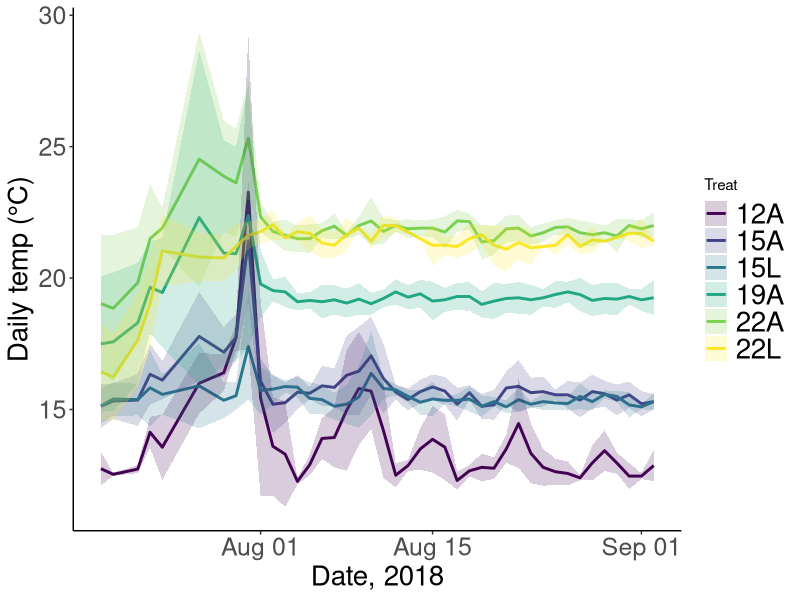
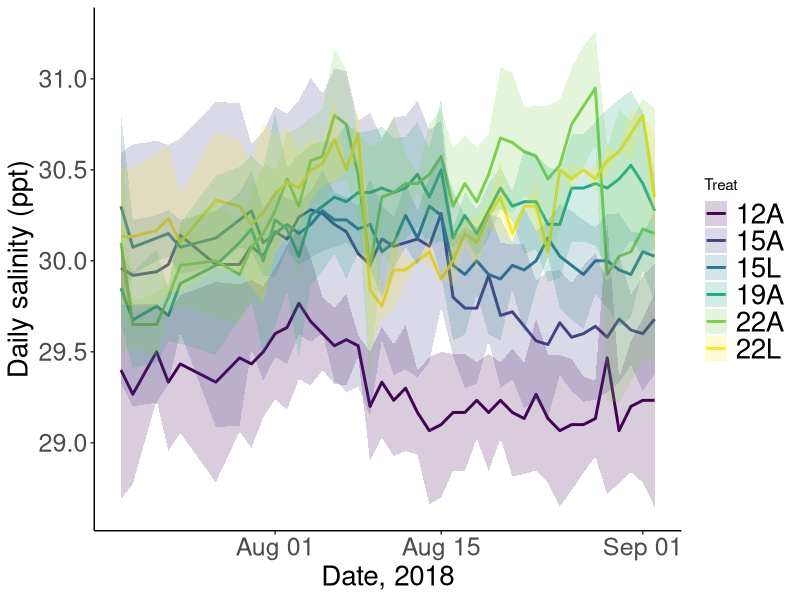
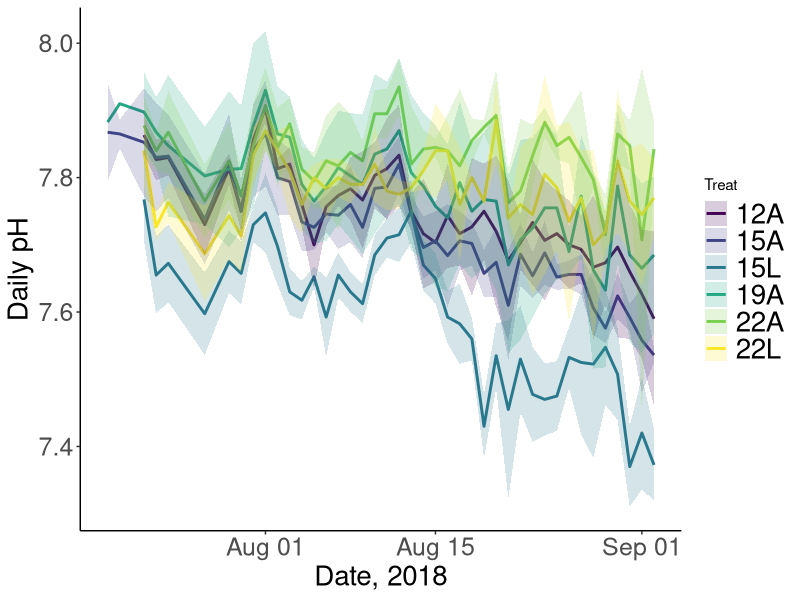
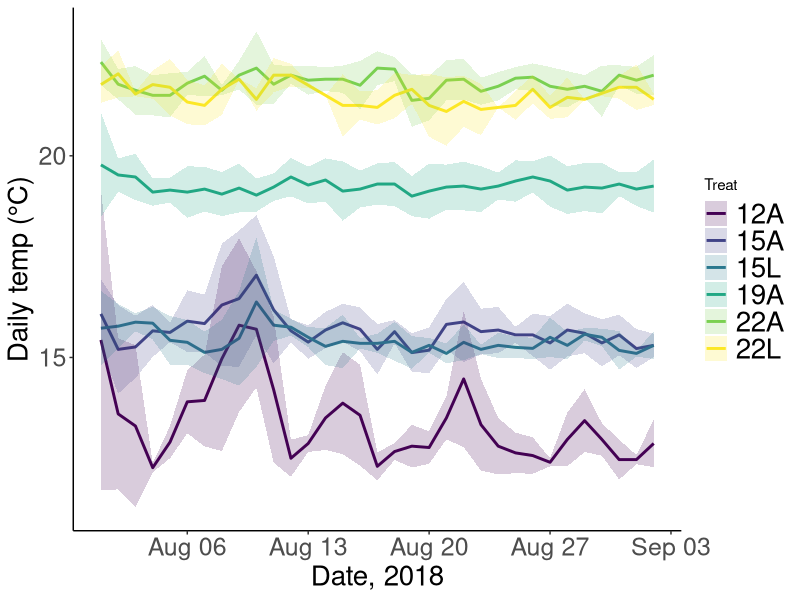
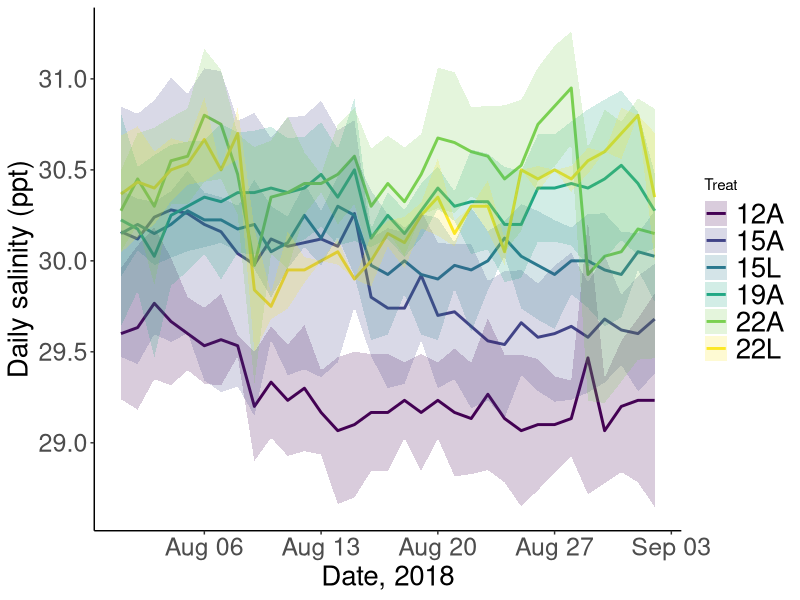
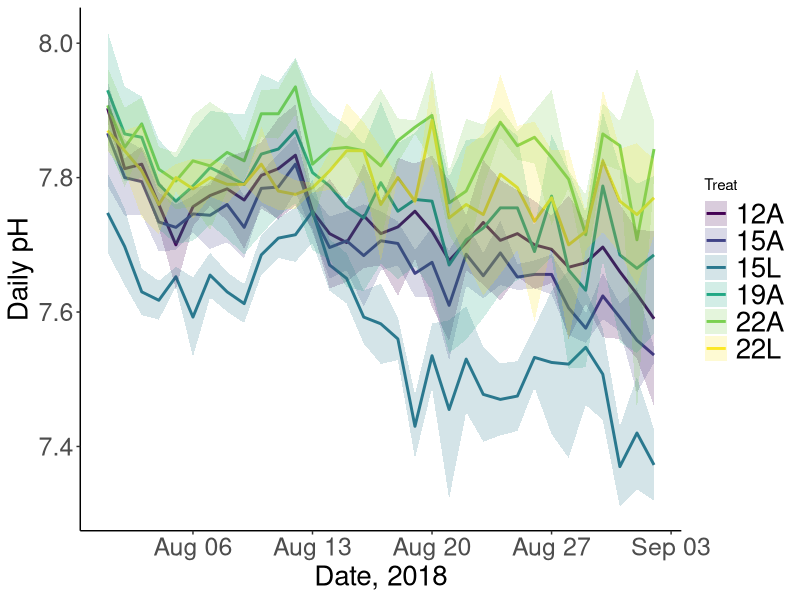

Write the R code that produced these figures, in order.
#YSI script for mesocosm experiment to visualize the temp, salinity, pH data


#Load packages----
pkgs <- c("dplyr", "tidyverse", "tidyr", "viridis", "lubridate", "ggplot2", "purrr", "stringr")
lapply(pkgs, library, character.only = TRUE)
rm(pkgs)

#Load & clean csv from data/YSI_meso folder----
ysi <- read.csv("data/YSI_meso/Water parameters_final_combined_Dec 12.csv")

#Clean database: remove unncessary columns & rows (any rows w/ NAs), select for July 18-Sept 2
#reassign Tank 16 as 15A

ysi <- ysi %>% 
  mutate(year = "2018",
         Date = paste(year, Date, sep = "-"),
         Treat = ifelse(Tank == 16, "15A", Treat),
         Treat = as.factor(Treat)) %>% 
  filter(Date > "2018-07-18" & Date <= "2018-09-02") %>% 
  select(Tank, Treat, Date, Temperature, pH, Salinity)

#Now create new dataframe with the summarized temps/treatment----
#Remove the tanks that jumped at the start of the experiment
ysi_sum <- ysi %>% 
  group_by(Treat, Date) %>% 
  summarize(avgtemp = mean(Temperature), sdtemp = sd(Temperature),
            avgsal = mean(Salinity), sdsal = sd(Salinity),
            avgpH = mean(pH, na.rm = TRUE), sdpH = sd(pH, na.rm = TRUE)) %>% 
  mutate(Date = ymd(Date)) %>% 
  ungroup()

#Now visualize data across treatments----
#Set theme aesthetics for font sizes
my_theme <- theme(axis.title.x = element_text(size = 20), axis.text.x = element_text(size = 18),
                  axis.title.y = element_text(size = 20), axis.text.y = element_text(size = 18),
                  legend.text = element_text(size = 20))

temp_meso_ysi <- ggplot(ysi_sum, aes(Date, avgtemp, group = Treat)) + 
  geom_line (aes(colour = Treat), size = 1) +
  geom_ribbon(aes(ymin = avgtemp-sdtemp, ymax = avgtemp+sdtemp, fill = Treat), alpha = 0.2) +
  scale_color_viridis(discrete = TRUE, option = "D") +
  scale_fill_viridis(discrete = TRUE) +
  theme_bw() + labs(x = "Date, 2018", y = "Daily temp (°C)") +
  theme(panel.border = element_blank(), panel.grid.major = element_blank(),
        panel.grid.minor = element_blank(), axis.line = element_line(colour = "black")) +
  my_theme

sal_meso_ysi <- ggplot(ysi_sum, aes(Date, avgsal, group = Treat)) + 
  geom_line (aes(colour = Treat), size = 1) +
  geom_ribbon(aes(ymin = avgsal-sdsal, ymax = avgsal+sdsal, fill = Treat), alpha = 0.2) +
  scale_color_viridis(discrete = TRUE, option = "D") +
  scale_fill_viridis(discrete = TRUE) +
  theme_bw() + labs(x = "Date, 2018", y = "Daily salinity (ppt)") +
  theme(panel.border = element_blank(), panel.grid.major = element_blank(),
        panel.grid.minor = element_blank(), axis.line = element_line(colour = "black")) +
  my_theme

pH_meso_ysi <- ggplot(ysi_sum, aes(Date, avgpH, group = Treat)) + 
  geom_line (aes(colour = Treat), size = 1) +
  scale_color_viridis(discrete = TRUE, option = "D") +
  scale_fill_viridis(discrete = TRUE) +
  geom_ribbon(aes(ymin = avgpH-sdpH, ymax = avgpH+sdpH, fill = Treat), alpha = 0.2) +
  theme_bw() + labs(x = "Date, 2018", y = "Daily pH") +
  theme(panel.border = element_blank(), panel.grid.major = element_blank(),
        panel.grid.minor = element_blank(), axis.line = element_line(colour = "black")) +
  my_theme

ggsave(temp_meso_ysi, file = "plots/YSI/temp_meso_ysi.pdf", height = 5, width = 9, dpi = 300)
ggsave(sal_meso_ysi, file = "plots/YSI/sal_meso_ysi.pdf", height = 5, width = 9, dpi = 300)
ggsave(pH_meso_ysi, file = "plots/YSI/pH_meso_ysi.pdf", height = 5, width = 9, dpi = 300)


#Now create a second set of plots for just the Aug 1 - Sept 2----
ysi_sum_subset <- ysi_sum %>% 
  filter(Date >= "2018-08-01")

temp_meso_ysi_subset <- ggplot(ysi_sum_subset, aes(Date, avgtemp, group = Treat)) + 
  geom_line (aes(colour = Treat), size = 1) +
  geom_ribbon(aes(ymin = avgtemp-sdtemp, ymax = avgtemp+sdtemp, fill = Treat), alpha = 0.2) +
  scale_color_viridis(discrete = TRUE, option = "D") +
  scale_fill_viridis(discrete = TRUE) +
  theme_bw() + labs(x = "Date, 2018", y = "Daily temp (°C)") +
  theme(panel.border = element_blank(), panel.grid.major = element_blank(),
        panel.grid.minor = element_blank(), axis.line = element_line(colour = "black")) +
  my_theme

sal_meso_ysi_subset <- ggplot(ysi_sum_subset, aes(Date, avgsal, group = Treat)) + 
  geom_line (aes(colour = Treat), size = 1) +
  geom_ribbon(aes(ymin = avgsal-sdsal, ymax = avgsal+sdsal, fill = Treat), alpha = 0.2) +
  scale_color_viridis(discrete = TRUE, option = "D") +
  scale_fill_viridis(discrete = TRUE) +
  theme_bw() + labs(x = "Date, 2018", y = "Daily salinity (ppt)") +
  theme(panel.border = element_blank(), panel.grid.major = element_blank(),
        panel.grid.minor = element_blank(), axis.line = element_line(colour = "black")) +
  my_theme

pH_meso_ysi_subset <- ggplot(ysi_sum_subset, aes(Date, avgpH, group = Treat)) + 
  geom_line (aes(colour = Treat), size = 1) +
  geom_ribbon(aes(ymin = avgpH-sdpH, ymax = avgpH+sdpH, fill = Treat), alpha = 0.2) +
  scale_color_viridis(discrete = TRUE, option = "D") +
  scale_fill_viridis(discrete = TRUE) +
  theme_bw() + labs(x = "Date, 2018", y = "Daily pH") +
  theme(panel.border = element_blank(), panel.grid.major = element_blank(),
        panel.grid.minor = element_blank(), axis.line = element_line(colour = "black")) +
  my_theme

ggsave(temp_meso_ysi_subset, file = "plots/YSI/temp_meso_ysi_subset.pdf", height = 5, width = 9, dpi = 300)
ggsave(sal_meso_ysi_subset, file = "plots/YSI/sal_meso_ysi_subset.pdf", height = 5, width = 9, dpi = 300)
ggsave(pH_meso_ysi_subset, file = "plots/YSI/pH_meso_ysi_subset.pdf", height = 5, width = 9, dpi = 300)


#Now calculate the average & sd per treatment for you to put into the table----
ysi_sum_table <- ysi_sum %>% 
  group_by(Treat) %>% 
  summarize(avgtemp = mean(avgtemp), sdtemp = sd(sdtemp),
            avgsal = mean(avgsal), sdsal = sd(sdsal),
            avgpH = mean(avgpH, na.rm = TRUE), sdpH = mean(sdpH, na.rm = TRUE)) %>% 
  ungroup()

ysi_sum_subset_table <- ysi_sum_subset %>% 
  group_by(Treat) %>% 
  summarize(avgtemp = mean(avgtemp), sdtemp = sd(sdtemp),
            avgsal = mean(avgsal), sdsal = sd(sdsal),
            avgpH = mean(avgpH, na.rm = TRUE), sdpH = mean(sdpH, na.rm = TRUE)) %>% 
  ungroup()


#Remove all unneeded variables----
rm(ysi, ysi_sum, ysi_sum_subset, ysi_sum_subset_table, ysi_sum_table, pH_meso_ysi,
   pH_meso_ysi_subset, sal_meso_ysi, sal_meso_ysi_subset, temp_meso_ysi, 
   temp_meso_ysi_subset, temp_YSI, my_theme)
